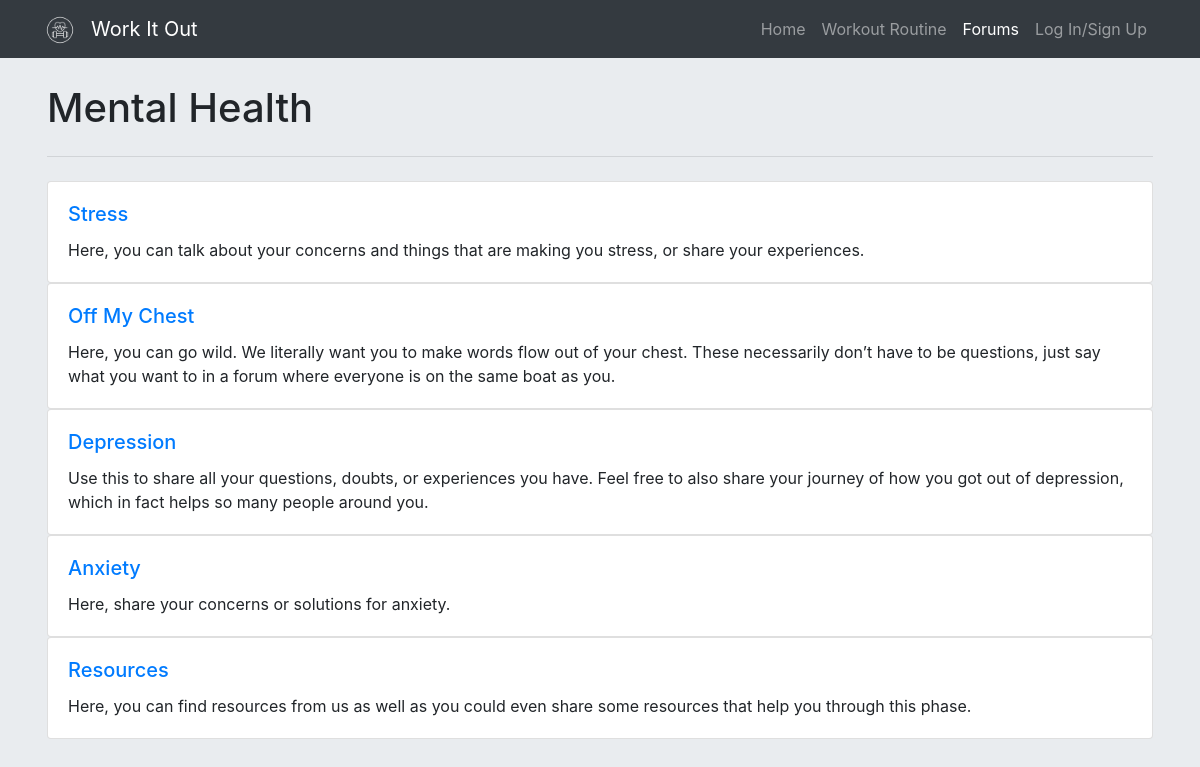
Screenshot of /forums/2 with the database file from the repository.
### forums/models.py (models this page shows, shortened)
class Forum(models.Model):
    name = models.CharField(max_length=100)
    icon = models.ImageField(upload_to='media/')
    desc = models.TextField()
    participants = models.ManyToManyField(User)

class Channel(models.Model):
    name = models.CharField(max_length=100)
    forum = models.ForeignKey("Forum", on_delete=models.CASCADE)
    desc = models.TextField()
    participants = models.ManyToManyField(User)

### forums/views.py (the view)
# urls.py: path('<int:forum_id>', views.forum_detail, name='forum_detail'),
def forum_detail(request, forum_id):
    forum = get_object_or_404(Forum, pk=forum_id)
    channels = Channel.objects.filter(forum=forum)
    return render(request, 'forums/forum_detail.html', {'channels':channels, 'forum':forum})

### forums/templates/forums/forum_detail.html
{% extends 'dragonhacks/base.html' %}
{% block forums %}
    <li class="nav-item active">
        <a class="nav-link" href="{% url 'forums_homepage' %}">Forums</a>
    </li>
{% endblock forums %}
{% block content %}
    <section style="margin-top: 20px;" class="jumbotron">
        <div class="container">
            <h1 class="jumbotron-heading">{{ forum.name }}</h1>
            <hr class="my-4">
            {% for channel in channels.all %}
                <div class="card">
                    <div class="card-body">
                        <a href="{% url 'channel_detail' channel.id %}"><h5 class="card-title">{{ channel.name }}</h5></a>
                        <p class="card-text">{{ channel.desc }}</p>
                    </div>
                </div>
            {% endfor %}
        </div>
    </section>
{% endblock content %}

### rows the page displays
Forum: name "Mental Health"
Channel: name "Stress", desc "Here, you can talk about your concerns and things that are making you stress, or share your experiences."
Channel: name "Off My Chest", desc "Here, you can go wild. We literally want you to make words flow out of your chest. These necessarily don’t have to be questions, just say what you want to in a forum where everyone is on the same boat as you."
Channel: name "Depression", desc "Use this to share all your questions, doubts, or experiences you have. Feel free to also share your journey of how you got out of depression, which in fact helps so many people around you."
Channel: name "Anxiety", desc "Here, share your concerns or solutions for anxiety."
Channel: name "Resources", desc "Here, you can find resources from us as well as you could even share some resources that help you through this phase."
